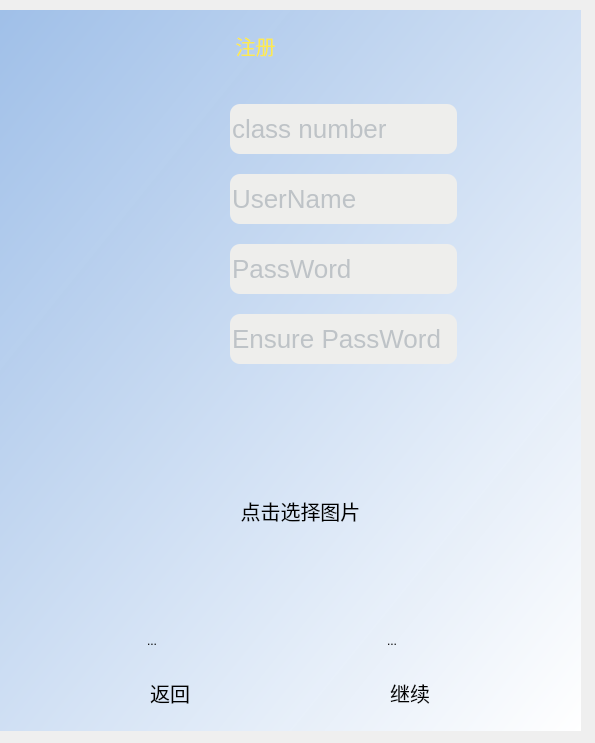
<?xml version="1.0" encoding="UTF-8"?>
<ui version="4.0">
 <class>registor</class>
 <widget class="QWidget" name="registor">
  <property name="geometry">
   <rect>
    <x>0</x>
    <y>0</y>
    <width>595</width>
    <height>743</height>
   </rect>
  </property>
  <property name="windowTitle">
   <string>Form</string>
  </property>
  <widget class="QFrame" name="frame">
   <property name="geometry">
    <rect>
     <x>0</x>
     <y>10</y>
     <width>581</width>
     <height>721</height>
    </rect>
   </property>
   <property name="styleSheet">
    <string notr="true">QWeight
{
font-size:15px;
}
QFrame{
border:sold 10px rgba(0,0,0);
	background:rgb(255, 255, 255);
font-size:15px;
font-style:MingLiU-ExtB;
	
	background-color: qlineargradient(spread:pad, x1:0, y1:0, x2:1, y2:1, stop:0 rgba(159, 191, 232, 253), stop:1 rgba(255, 255, 255, 255));
}
QLineEdit{
color:#8d98a1;
	
	background-color: rgb(238, 238, 236);
font-size:26px;
border-style:outset;
border-radius:10px;
font-style:MingLiU-ExtB;
}
QPushButton{
background:#ced1d8;
border-style:outset;
border-radius:20px;
font-style:MingLiU-ExtB;
}
QPushButton:pressed{
background-color:rgb(224,0,0);
border-style:inset;
font-style:MingLiU-ExtB;
}
QCheckBox{
background:rgba(85,170,255,0);
color:white;
font-style:MingLiU-ExtB;
}
QLabel{
background:rgba(85,170,255,0);
color:black;
font-style:MingLiU-ExtB;
font-size:20px;
}
</string>
   </property>
   <property name="frameShape">
    <enum>QFrame::StyledPanel</enum>
   </property>
   <property name="frameShadow">
    <enum>QFrame::Raised</enum>
   </property>
   <widget class="QLabel" name="label_3">
    <property name="geometry">
     <rect>
      <x>200</x>
      <y>0</y>
      <width>111</width>
      <height>71</height>
     </rect>
    </property>
    <property name="palette">
     <palette>
      <active>
       <colorrole role="WindowText">
        <brush brushstyle="SolidPattern">
         <color alpha="255">
          <red>252</red>
          <green>233</green>
          <blue>79</blue>
         </color>
        </brush>
       </colorrole>
       <colorrole role="Button">
        <brush brushstyle="SolidPattern">
         <color alpha="0">
          <red>85</red>
          <green>170</green>
          <blue>255</blue>
         </color>
        </brush>
       </colorrole>
       <colorrole role="Text">
        <brush brushstyle="SolidPattern">
         <color alpha="255">
          <red>252</red>
          <green>233</green>
          <blue>79</blue>
         </color>
        </brush>
       </colorrole>
       <colorrole role="ButtonText">
        <brush brushstyle="SolidPattern">
         <color alpha="255">
          <red>252</red>
          <green>233</green>
          <blue>79</blue>
         </color>
        </brush>
       </colorrole>
       <colorrole role="Base">
        <brush brushstyle="SolidPattern">
         <color alpha="0">
          <red>85</red>
          <green>170</green>
          <blue>255</blue>
         </color>
        </brush>
       </colorrole>
       <colorrole role="Window">
        <brush brushstyle="SolidPattern">
         <color alpha="0">
          <red>85</red>
          <green>170</green>
          <blue>255</blue>
         </color>
        </brush>
       </colorrole>
       <colorrole role="PlaceholderText">
        <brush brushstyle="NoBrush">
         <color alpha="128">
          <red>252</red>
          <green>233</green>
          <blue>79</blue>
         </color>
        </brush>
       </colorrole>
      </active>
      <inactive>
       <colorrole role="WindowText">
        <brush brushstyle="SolidPattern">
         <color alpha="255">
          <red>252</red>
          <green>233</green>
          <blue>79</blue>
         </color>
        </brush>
       </colorrole>
       <colorrole role="Button">
        <brush brushstyle="SolidPattern">
         <color alpha="0">
          <red>85</red>
          <green>170</green>
          <blue>255</blue>
         </color>
        </brush>
       </colorrole>
       <colorrole role="Text">
        <brush brushstyle="SolidPattern">
         <color alpha="255">
          <red>252</red>
          <green>233</green>
          <blue>79</blue>
         </color>
        </brush>
       </colorrole>
       <colorrole role="ButtonText">
        <brush brushstyle="SolidPattern">
         <color alpha="255">
          <red>252</red>
          <green>233</green>
          <blue>79</blue>
         </color>
        </brush>
       </colorrole>
       <colorrole role="Base">
        <brush brushstyle="SolidPattern">
         <color alpha="0">
          <red>85</red>
          <green>170</green>
          <blue>255</blue>
         </color>
        </brush>
       </colorrole>
       <colorrole role="Window">
        <brush brushstyle="SolidPattern">
         <color alpha="0">
          <red>85</red>
          <green>170</green>
          <blue>255</blue>
         </color>
        </brush>
       </colorrole>
       <colorrole role="PlaceholderText">
        <brush brushstyle="NoBrush">
         <color alpha="128">
          <red>252</red>
          <green>233</green>
          <blue>79</blue>
         </color>
        </brush>
       </colorrole>
      </inactive>
      <disabled>
       <colorrole role="WindowText">
        <brush brushstyle="SolidPattern">
         <color alpha="255">
          <red>252</red>
          <green>233</green>
          <blue>79</blue>
         </color>
        </brush>
       </colorrole>
       <colorrole role="Button">
        <brush brushstyle="SolidPattern">
         <color alpha="0">
          <red>85</red>
          <green>170</green>
          <blue>255</blue>
         </color>
        </brush>
       </colorrole>
       <colorrole role="Text">
        <brush brushstyle="SolidPattern">
         <color alpha="255">
          <red>252</red>
          <green>233</green>
          <blue>79</blue>
         </color>
        </brush>
       </colorrole>
       <colorrole role="ButtonText">
        <brush brushstyle="SolidPattern">
         <color alpha="255">
          <red>252</red>
          <green>233</green>
          <blue>79</blue>
         </color>
        </brush>
       </colorrole>
       <colorrole role="Base">
        <brush brushstyle="SolidPattern">
         <color alpha="0">
          <red>85</red>
          <green>170</green>
          <blue>255</blue>
         </color>
        </brush>
       </colorrole>
       <colorrole role="Window">
        <brush brushstyle="SolidPattern">
         <color alpha="0">
          <red>85</red>
          <green>170</green>
          <blue>255</blue>
         </color>
        </brush>
       </colorrole>
       <colorrole role="PlaceholderText">
        <brush brushstyle="NoBrush">
         <color alpha="128">
          <red>252</red>
          <green>233</green>
          <blue>79</blue>
         </color>
        </brush>
       </colorrole>
      </disabled>
     </palette>
    </property>
    <property name="styleSheet">
     <string notr="true">font: italic 11pt &quot;Ubuntu Condensed&quot;;
font: 24pt &quot;Ubuntu Condensed&quot;;
color: rgb(252, 233, 79);</string>
    </property>
    <property name="text">
     <string>注册</string>
    </property>
    <property name="alignment">
     <set>Qt::AlignCenter</set>
    </property>
   </widget>
   <widget class="QLabel" name="label_7">
    <property name="geometry">
     <rect>
      <x>330</x>
      <y>10</y>
      <width>71</width>
      <height>61</height>
     </rect>
    </property>
    <property name="text">
     <string/>
    </property>
    <property name="pixmap">
     <pixmap resource="resource.qrc">:/new/prefix1/icon/talk.png</pixmap>
    </property>
    <property name="scaledContents">
     <bool>true</bool>
    </property>
   </widget>
   <widget class="QLabel" name="addPicture">
    <property name="geometry">
     <rect>
      <x>140</x>
      <y>410</y>
      <width>321</width>
      <height>181</height>
     </rect>
    </property>
    <property name="cursor">
     <cursorShape>PointingHandCursor</cursorShape>
    </property>
    <property name="text">
     <string>点击选择图片</string>
    </property>
    <property name="scaledContents">
     <bool>true</bool>
    </property>
    <property name="alignment">
     <set>Qt::AlignCenter</set>
    </property>
   </widget>
   <widget class="QWidget" name="layoutWidget">
    <property name="geometry">
     <rect>
      <x>230</x>
      <y>80</y>
      <width>227</width>
      <height>288</height>
     </rect>
    </property>
    <layout class="QVBoxLayout" name="verticalLayout_3">
     <item>
      <widget class="QLineEdit" name="classNumber">
       <property name="minimumSize">
        <size>
         <width>0</width>
         <height>50</height>
        </size>
       </property>
       <property name="placeholderText">
        <string>class number</string>
       </property>
      </widget>
     </item>
     <item>
      <widget class="QLineEdit" name="UserName">
       <property name="minimumSize">
        <size>
         <width>0</width>
         <height>50</height>
        </size>
       </property>
       <property name="placeholderText">
        <string>UserName</string>
       </property>
      </widget>
     </item>
     <item>
      <widget class="QLineEdit" name="PassWord">
       <property name="minimumSize">
        <size>
         <width>0</width>
         <height>50</height>
        </size>
       </property>
       <property name="placeholderText">
        <string>PassWord</string>
       </property>
      </widget>
     </item>
     <item>
      <widget class="QLineEdit" name="rePassWord">
       <property name="minimumSize">
        <size>
         <width>0</width>
         <height>50</height>
        </size>
       </property>
       <property name="placeholderText">
        <string>Ensure PassWord</string>
       </property>
      </widget>
     </item>
    </layout>
   </widget>
   <widget class="QWidget" name="layoutWidget">
    <property name="geometry">
     <rect>
      <x>380</x>
      <y>620</y>
      <width>60</width>
      <height>98</height>
     </rect>
    </property>
    <layout class="QVBoxLayout" name="verticalLayout_2">
     <item>
      <widget class="QToolButton" name="Continue">
       <property name="text">
        <string>...</string>
       </property>
       <property name="icon">
        <iconset resource="resource.qrc">
         <normaloff>:/new/prefix1/icon/go.png</normaloff>:/new/prefix1/icon/go.png</iconset>
       </property>
       <property name="iconSize">
        <size>
         <width>50</width>
         <height>50</height>
        </size>
       </property>
       <property name="checkable">
        <bool>false</bool>
       </property>
       <property name="autoRepeatDelay">
        <number>500</number>
       </property>
       <property name="autoRaise">
        <bool>true</bool>
       </property>
      </widget>
     </item>
     <item>
      <widget class="QLabel" name="label_2">
       <property name="text">
        <string>继续</string>
       </property>
       <property name="alignment">
        <set>Qt::AlignCenter</set>
       </property>
      </widget>
     </item>
    </layout>
   </widget>
   <widget class="QWidget" name="layoutWidget">
    <property name="geometry">
     <rect>
      <x>140</x>
      <y>620</y>
      <width>60</width>
      <height>98</height>
     </rect>
    </property>
    <layout class="QVBoxLayout" name="verticalLayout">
     <item>
      <widget class="QToolButton" name="back">
       <property name="text">
        <string>...</string>
       </property>
       <property name="icon">
        <iconset resource="resource.qrc">
         <normaloff>:/new/prefix1/icon/Back_purple.png</normaloff>:/new/prefix1/icon/Back_purple.png</iconset>
       </property>
       <property name="iconSize">
        <size>
         <width>50</width>
         <height>50</height>
        </size>
       </property>
       <property name="autoRaise">
        <bool>true</bool>
       </property>
      </widget>
     </item>
     <item>
      <widget class="QLabel" name="label">
       <property name="text">
        <string>返回</string>
       </property>
       <property name="alignment">
        <set>Qt::AlignCenter</set>
       </property>
      </widget>
     </item>
    </layout>
   </widget>
   <widget class="QWidget" name="layoutWidget">
    <property name="geometry">
     <rect>
      <x>140</x>
      <y>80</y>
      <width>71</width>
      <height>291</height>
     </rect>
    </property>
    <layout class="QVBoxLayout" name="verticalLayout_4">
     <item>
      <widget class="QLabel" name="label_4">
       <property name="text">
        <string/>
       </property>
       <property name="pixmap">
        <pixmap resource="resource.qrc">:/new/prefix1/icon/login_Account.png</pixmap>
       </property>
       <property name="scaledContents">
        <bool>true</bool>
       </property>
      </widget>
     </item>
     <item>
      <widget class="QLabel" name="label_9">
       <property name="text">
        <string/>
       </property>
       <property name="pixmap">
        <pixmap resource="resource.qrc">:/new/prefix1/icon/login_Account.png</pixmap>
       </property>
       <property name="scaledContents">
        <bool>true</bool>
       </property>
      </widget>
     </item>
     <item>
      <widget class="QLabel" name="label_6">
       <property name="text">
        <string/>
       </property>
       <property name="pixmap">
        <pixmap resource="resource.qrc">:/new/prefix1/icon/login_密码.png</pixmap>
       </property>
       <property name="scaledContents">
        <bool>true</bool>
       </property>
      </widget>
     </item>
     <item>
      <widget class="QLabel" name="label_5">
       <property name="text">
        <string/>
       </property>
       <property name="pixmap">
        <pixmap resource="resource.qrc">:/new/prefix1/icon/login_密码.png</pixmap>
       </property>
       <property name="scaledContents">
        <bool>true</bool>
       </property>
      </widget>
     </item>
    </layout>
   </widget>
  </widget>
 </widget>
 <resources>
  <include location="resource.qrc"/>
 </resources>
 <connections/>
</ui>
